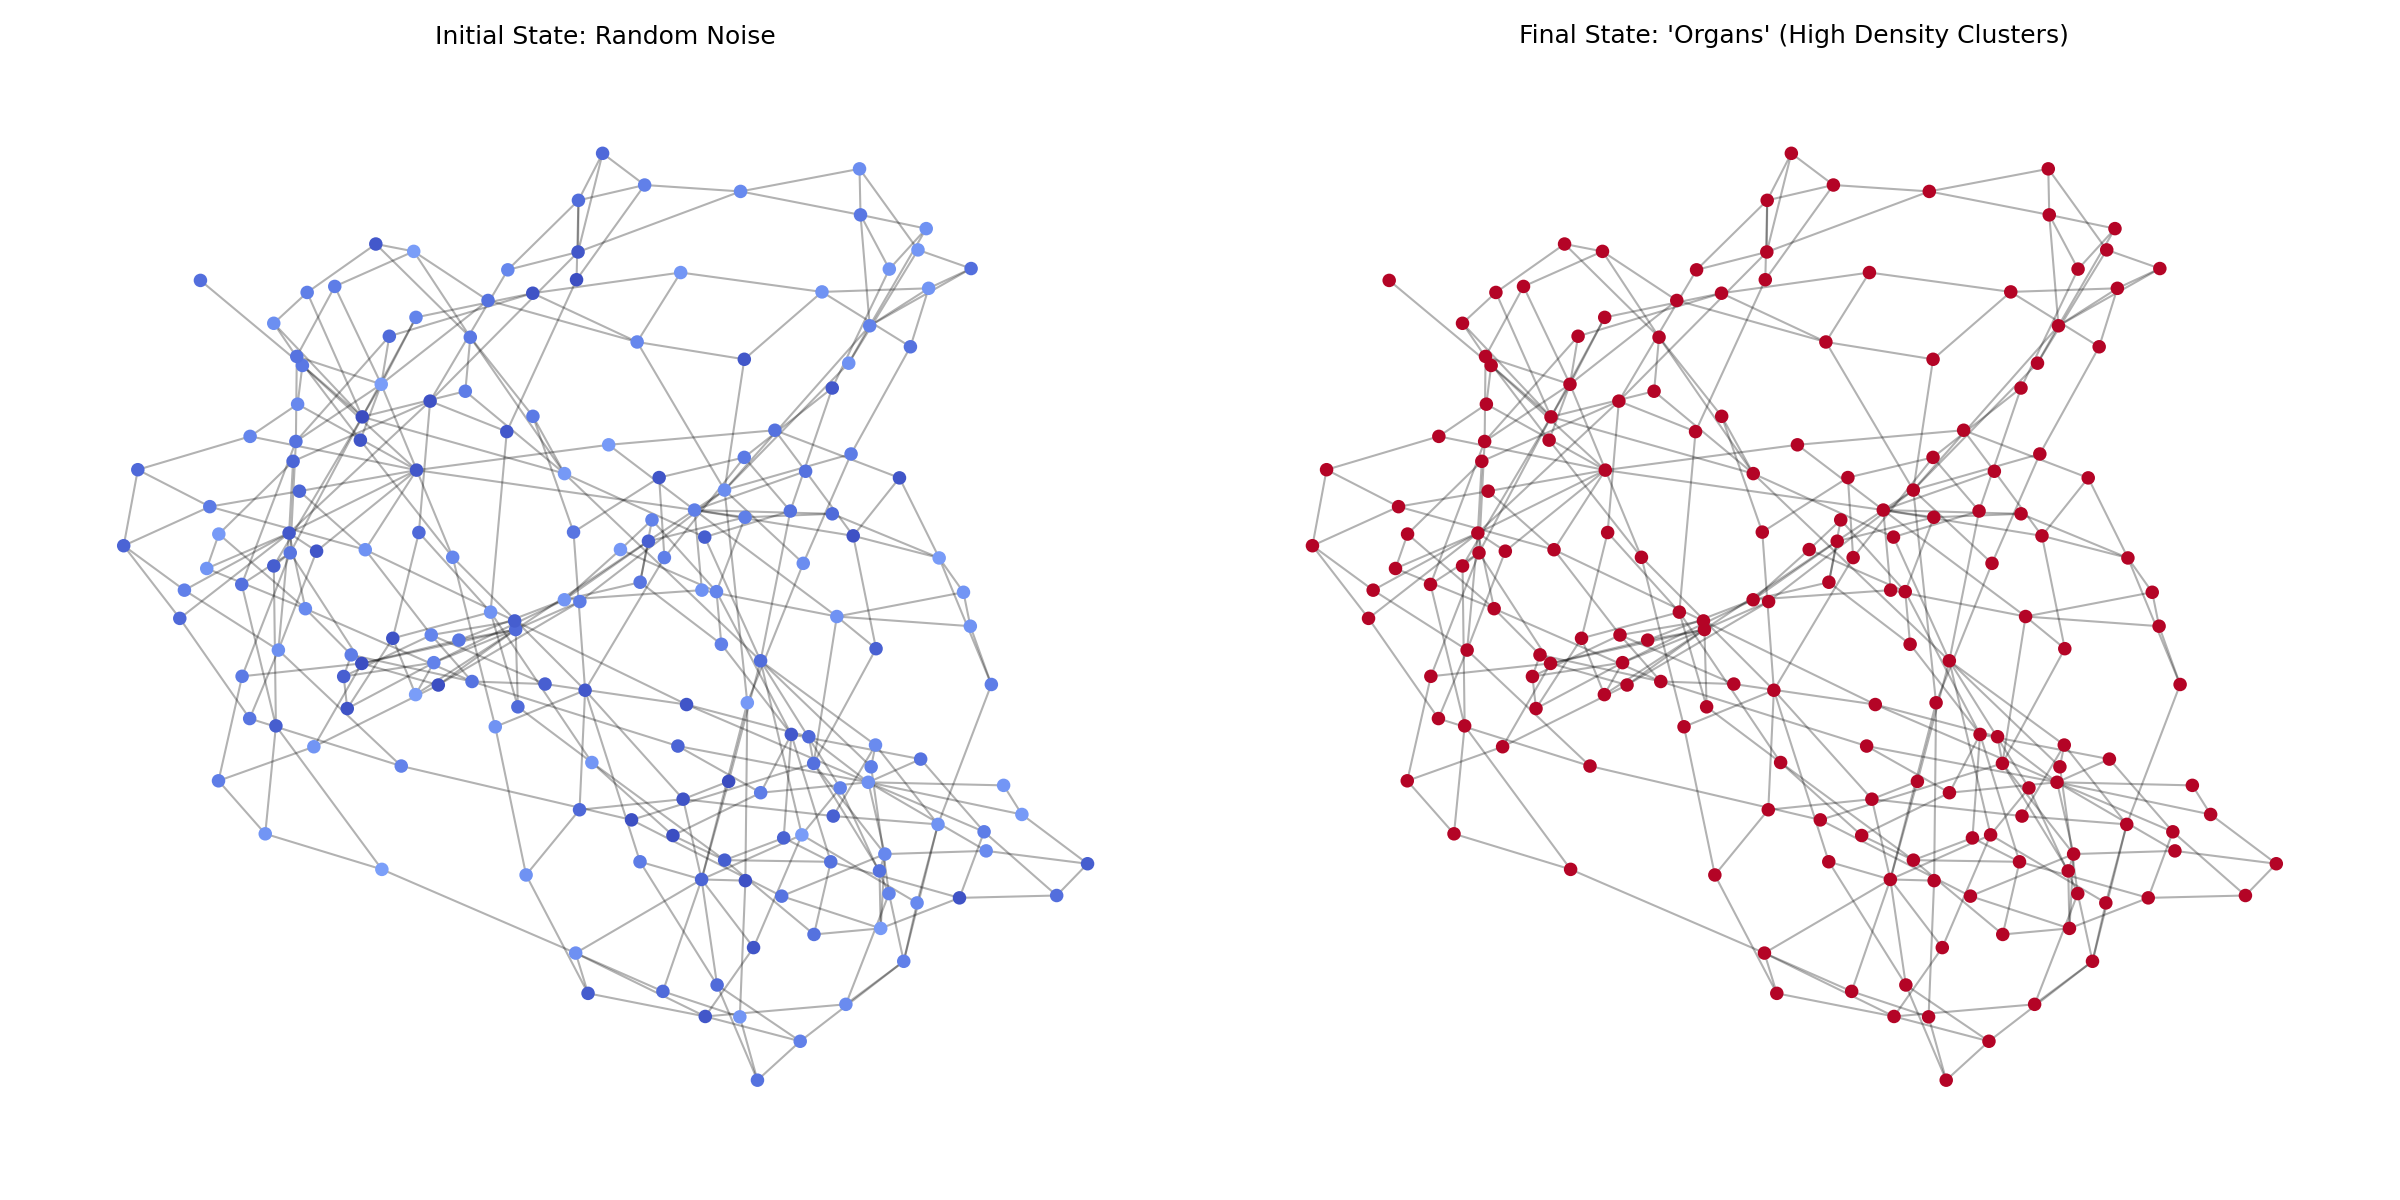

The Python source for this figure:

import sys
import os
import random
import numpy as np
import networkx as nx
import matplotlib.pyplot as plt

# Adjust path to find lib
# Adjust path to find lib
sys.path.append(os.path.join(os.path.dirname(__file__), '../tests/tensor_lenia/lib'))

from hypergraph import SimpleWolframSystem
from operators import apply_laplacian

def gaussian_growth(rho, mu=9.6, sigma=19.1, amplitude=15.0):
    return amplitude * np.exp(-((rho - mu)**2) / (2 * sigma**2))

def run_visual_bio(steps=9): # Use slightly smaller graph for cleaner viz
    output_path = "/home/daroch/SOLITONES/EXPERIMENTOS/"
    log_file = output_path + "exp07_bio_morphogenesis.log"
    
    with open(log_file, "w") as f:
        f.write("--- LEGACY EXP 04: BIO MORPHOGENESIS ---\n")
        
    print("Generating Morphogenesis Visual Demo...")
    with open(log_file, "a") as f: f.write("Generating Morphogenesis Visual Demo...\n")
    
    # 1. Substrate
    system = SimpleWolframSystem()
    system.initialize([[1, 2], [1, 3]])
    for i in range(steps):
        system.step()
        
    nodes = list(system.get_adjacency_list().keys())
    msg = f"Graph Size: {len(nodes)} nodes"
    print(msg)
    with open(log_file, "a") as f: f.write(msg + "\n")
    
    # 2. Setup Field
    field = {n: random.uniform(0, 5) for n in nodes}
    
    # 3. Evolution
    dt = 0.1
    D = -0.05
    decay = 0.1
    
    # Capture Initial State
    initial_field_dict = field.copy() # Keep dict for lookup
    initial_field_list = list(field.values())
    
    print("Simulating evolution...")
    with open(log_file, "a") as f: f.write("Simulating evolution...\n")
    
    current_field = field.copy() # Fix: Don't re-declare 'field' inside loop
    
    for t in range(20):
        lap = apply_laplacian(current_field, system)
        new_field = {}
        for n in nodes:
            rho = current_field[n]
            d_rho = (-D * lap.get(n, 0) + gaussian_growth(rho) - decay * rho) * dt
            new_field[n] = max(0, rho + d_rho)
        current_field = new_field
        
    final_field = list(current_field.values())
    
    # 4. Rendering
    print("Rendering...")
    G = nx.Graph()
    for e in system.edges:
        if len(e) >= 2: G.add_edge(e[0], e[1]) # Only first 2

    # Layout
    pos = nx.spring_layout(G, seed=42)
    
    fig, axes = plt.subplots(1, 2, figsize=(16, 8))
    
    # Plot Initial
    # Important: Must map field values to G.nodes() order strictly
    draw_nodes = list(G.nodes())
    init_colors = [initial_field_dict[n] for n in draw_nodes]
    final_colors = [current_field[n] for n in draw_nodes]

    nx.draw_networkx_nodes(G, pos, ax=axes[0], nodelist=draw_nodes, node_size=30, 
                           node_color=init_colors, cmap='coolwarm', vmin=0, vmax=25)
    nx.draw_networkx_edges(G, pos, ax=axes[0], alpha=0.3)
    axes[0].set_title("Initial State: Random Noise")
    axes[0].axis('off')
    
    # Plot Final
    nx.draw_networkx_nodes(G, pos, ax=axes[1], nodelist=draw_nodes, node_size=30, 
                           node_color=final_colors, cmap='coolwarm', vmin=0, vmax=25)
    nx.draw_networkx_edges(G, pos, ax=axes[1], alpha=0.3)
    axes[1].set_title("Final State: 'Organs' (High Density Clusters)")
    axes[1].axis('off')
    
    plt.tight_layout()
    save_file = output_path + 'exp07_bio_morphogenesis.png'
    plt.savefig(save_file, dpi=150)
    print(f"Saved {save_file}")
    with open(log_file, "a") as f: f.write(f"Saved {save_file}\n")

if __name__ == "__main__":
    run_visual_bio()
